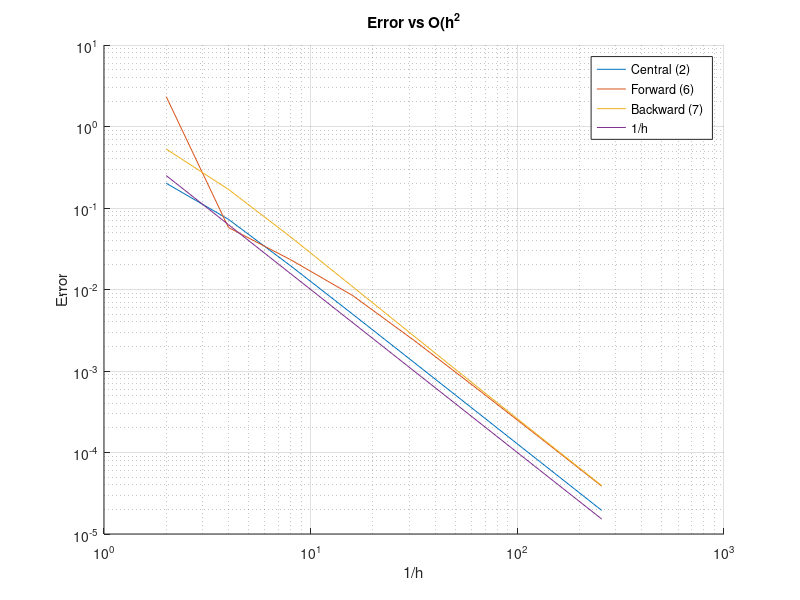

Write MATLAB code to recreate this figure.
%% U1

x0 = 0.75;

err_central = zeros(1,8);
err_left    = zeros(1,8);
err_right   = zeros(1,8);
hs          = zeros(1,8);

true_du = exp(x0)*cos(exp(x0));
% up1 = u0 plus 1 timestep

% Approx derivata med central metod
for k = 1:8
    h = 2^(-k);
    hs(k) = h;
    
    u = @(x) sin(exp(x));
    u0  = u(x0);
    up1 = u(x0 + h);
    up2 = u(x0 + 2*h);
    un1 = u(x0 - h);
    un2 = u(x0 - 2*h);

    % central
    d_central = (up1 - un1)/(2*h);

    % frammåt
    d_left = (-up2 + 4*up1 - 3*u0)/(2*h);

    % bakåt
    d_right = (3*u0 - 4*un1 + un2)/(2*h);

    % fel
    err_central(k) = abs(d_central - true_du);
    err_left(k)    = abs(d_left    - true_du);
    err_right(k)   = abs(d_right   - true_du);
end

figure; 
hold on;

loglog(1./hs, err_central)
loglog(1./hs, err_left)
loglog(1./hs, err_right)

% referenskurva O(h^2)
loglog(1./hs, hs.^2)

xlabel('1/h')
ylabel('Error')
legend('Central (2)', 'Forward (6)', 'Backward (7)', '1/h')
grid on
title('Error vs O(h^2')


%% U2

N = 5;
h = (2*pi)/N;
d = 1;
f = @(x) d*cos(2*x);
H = 1/(h^2);

A = zeros(N, N);
b = zeros(N, 1);
q = zeros(N, 1);

gamma = 0;
delta = 0;



% adding finite element method pattern to A
% adding function values to q
for i = 1:N-1
    A(i+1, i) = H;
    A(i+1, i+1) = 16-2*H;
    if i~=(N-1)
        A(i+1, i+2) = H;
    end

    q(i+1) = f(h*i);
end

% adding randvilkor to A
A(1, 1) = -1;
A(1, 2) = 1;

% adding randvilkor to q
q(1) = q(1) - gamma*h;
q(N) = q(N) - delta*H;


% Lös ekvationssystemet A*w = q -> w = A\q
w = A\q;



